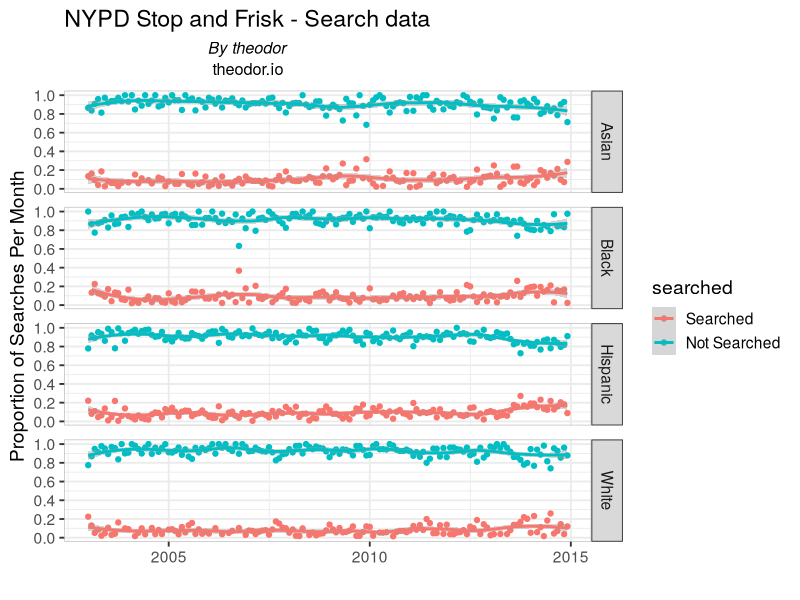

This figure's R source:
require(grid)
require(ggplot2)

searched <- read.csv('searched.csv')
searched$months <- as.POSIXct(searched$months, tz='EST', "%Y-%m-%d")

searched$searched <-  ifelse(searched$searched == 1, 'Searched', 'Not Searched')

searched$race <- ifelse(searched$race == 'A', 'Asian', ifelse(searched$race == 'B', 'Black', ifelse(searched$race == 'W', 'White', 'Hispanic')))

searched$searched <- factor(searched$searched, levels = c("Searched", "Not Searched"))

p <- ggplot(searched, aes(x=months, y=race_prop, color=searched)) + 
        geom_point() + facet_grid(race ~ .) +
        geom_smooth(method='loess', span=0.3) +
        scale_y_continuous(breaks=seq(0,1,by=0.2)) +
#         scale_colour_brewer(palette="Pastel1") + 
        theme_bw(base_size = 14, base_family = "Helvetica Neue") +
        theme(panel.border = element_rect(fill=NA, color="grey", size=0.5, linetype="solid")) +
        theme(panel.margin.y=unit(0.7,"lines")) + 
        ggtitle(expression(atop("NYPD Stop and Frisk - Search data", atop(italic("By theodor"), "theodor.io")))) +
        ylab("Proportion of Searches Per Month") + xlab(" ")

print(p)